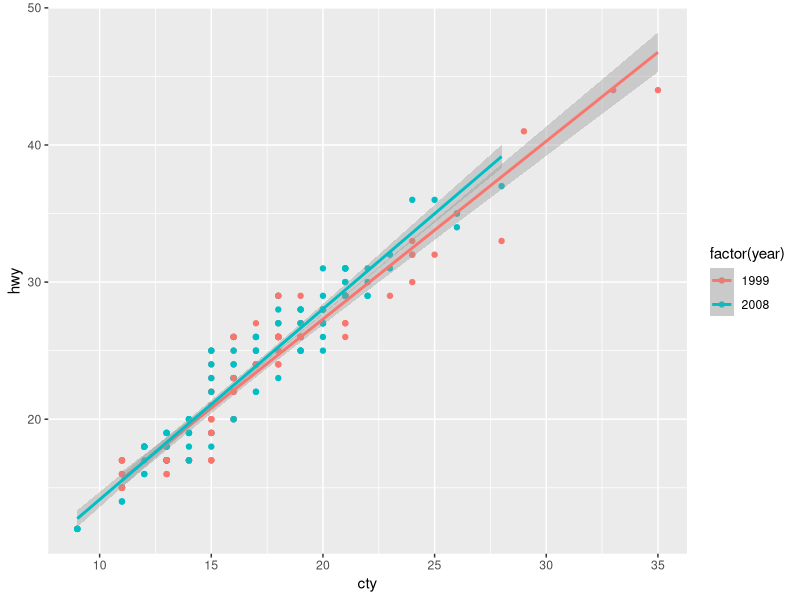
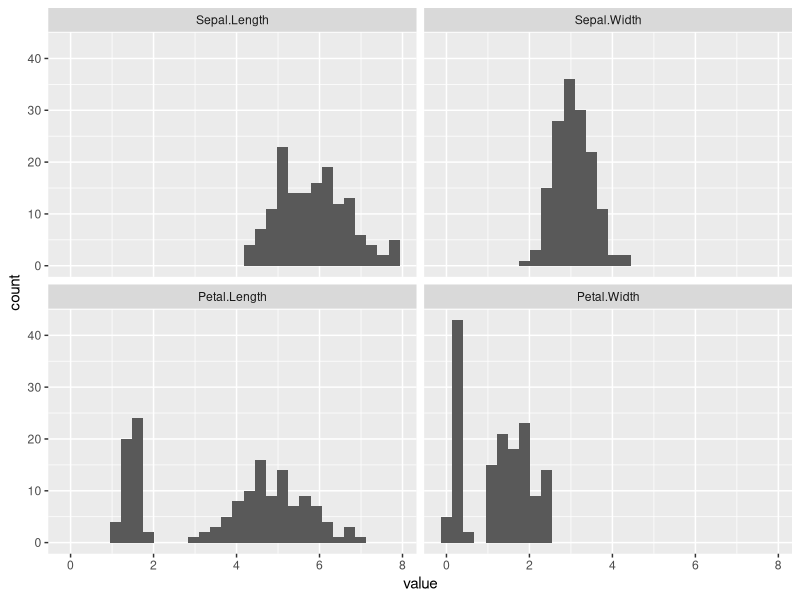
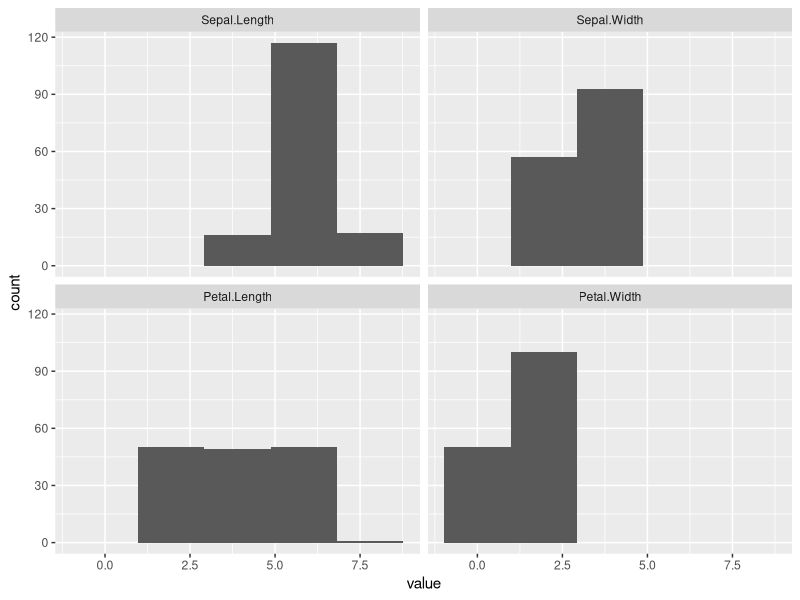
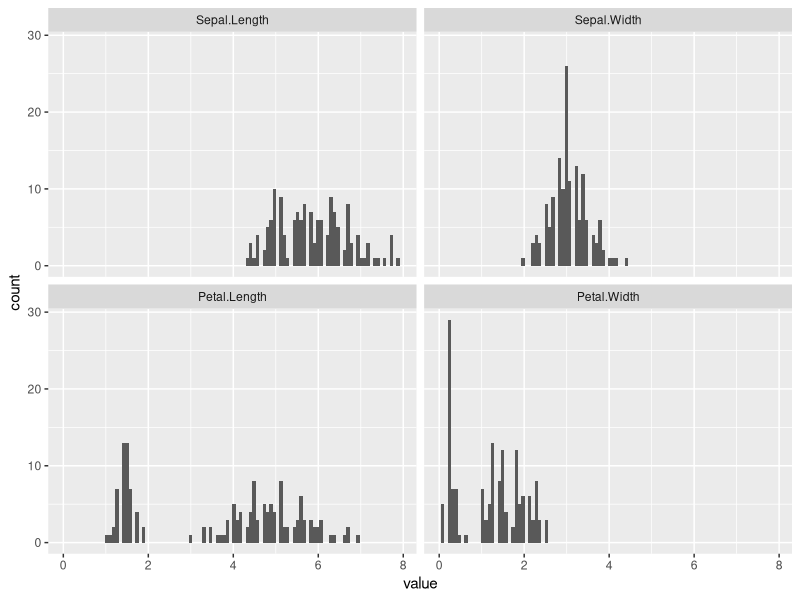
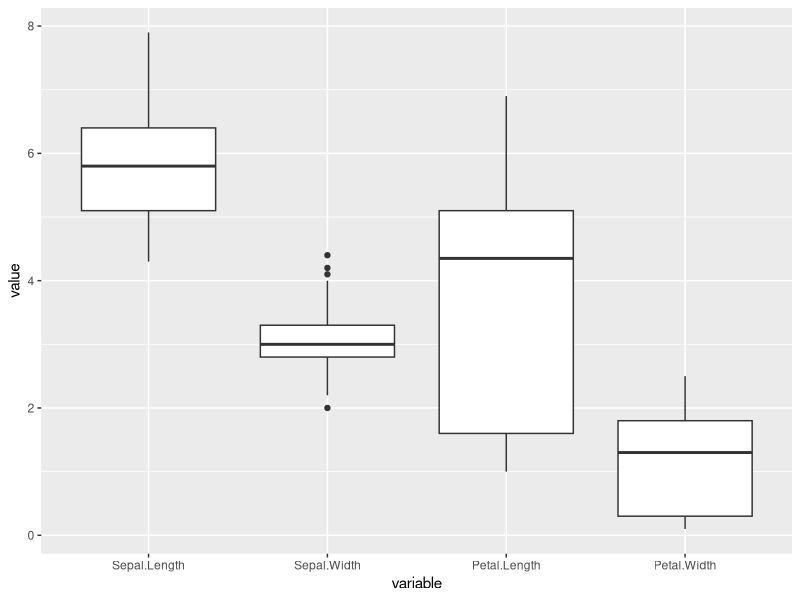
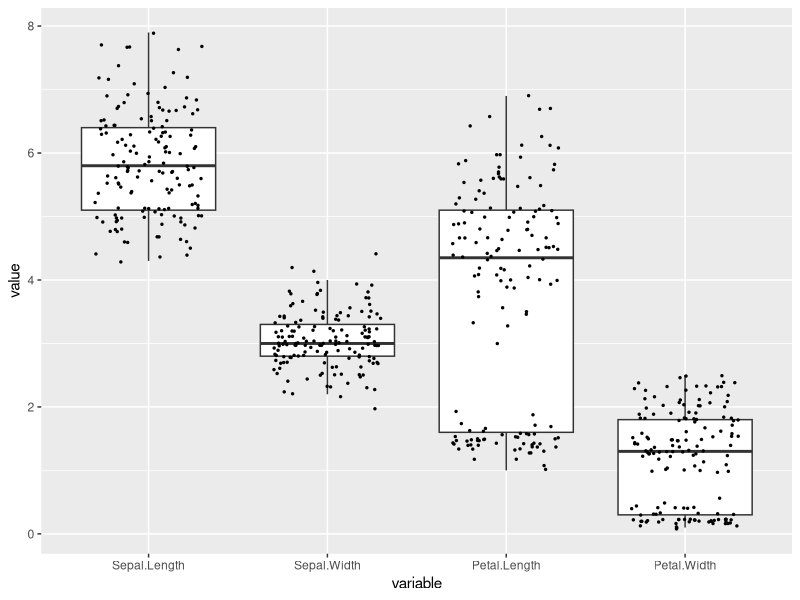
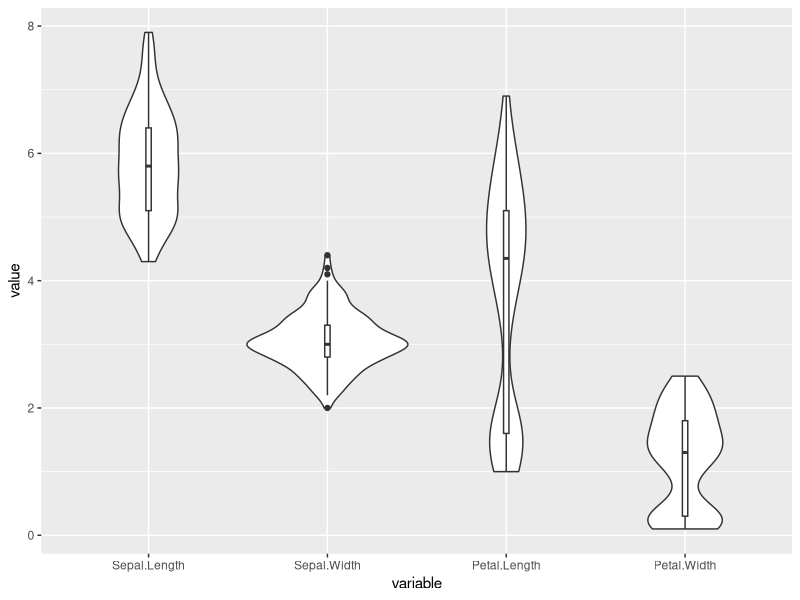
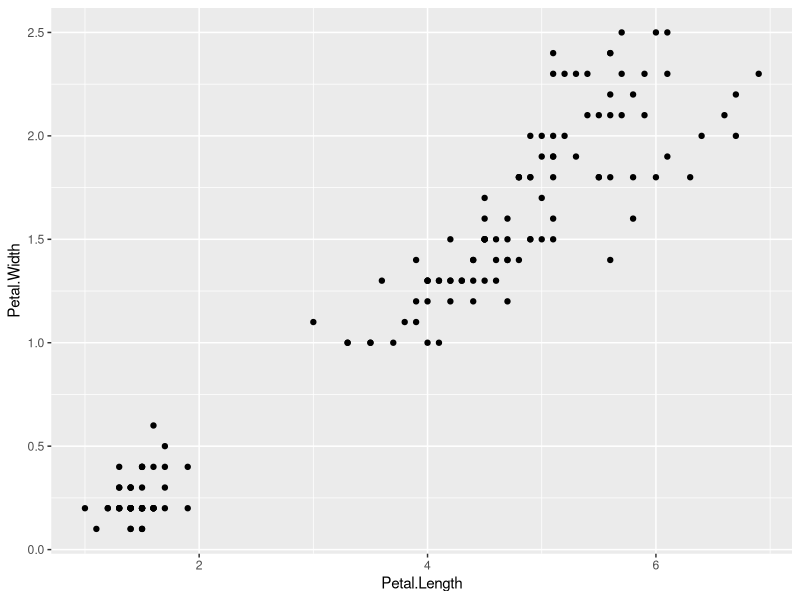

The R script that drew these images, in order: (Note: this script raises an error after producing the figures.)
library(ggplot2)
library(data.table)
library(magrittr) # Needed for %>% operator 
library(tidyr)
library(ggrepel)

#Section 1
# No coding was needed

#Section 2
data(mpg)
mpg <- as.data.table(mpg)
ggplot(mpg, aes(cty, hwy, color=factor(year))) + 
  geom_point() + geom_smooth(method="lm")

#Section 3

iris <- as.data.table(iris) 
iris

iris_melt <- melt(iris, id.var=c("Species")) 
iris_melt %>%
  ggplot(aes(value)) + geom_histogram() + facet_wrap(~variable)

## With very few bins, we cannot show the bimodal distribution correctly.
iris_melt %>% ggplot(aes(value)) + geom_histogram(bins=5) + facet_wrap(~variable)

## With too many bins, the plot looks spiky
iris_melt %>% ggplot(aes(value)) + geom_histogram(bins=100) + facet_wrap(~variable)

ggplot(iris_melt, aes(variable, value)) + geom_boxplot()

# petal distributions are bimodal, boxplot cannot visualize this property.
p <- ggplot(iris_melt, aes(variable, value)) + geom_boxplot(outlier.shape = NA)
p + geom_jitter(width = 0.3, size = .5)

ggplot(iris_melt, aes(variable, value)) +
  geom_violin() +
  geom_boxplot(width=0.03) # Overlay boxplot to visualize median and IQR.

# We see that petal length and petal width are bimodal.
# As the iris data set has 3 species, the different belong
# to the different species, so we can color the dots by Species. ggplot(iris_melt, aes(variable, value, color = Species)) +
geom_dotplot(binaxis="y", stackdir="centerwhole", dotsize=0.3)

#Section 4
ggplot(iris,aes(Petal.Length,Petal.Width)) + geom_point()

## With coloring
ggplot(iris,aes(Petal.Length,Petal.Width, color=Species)) + geom_point() +
  labs(x = "Petal Length", y = "Petal Width",
       title = "Relationship between petal length and width") +
  theme(plot.title = element_text(hjust=0.5))

# With facets
ggplot(iris,aes(Petal.Length,Petal.Width)) + geom_point() +
  facet_wrap(~Species, scales = "free")

#Section 5

medals_dt <- fread("extdata/medals.csv") 
ggplot(medals_dt, aes(population, total)) + geom_point()

# Problem:
# There are two countries with much larger populations than the rest.
# This ‘distorts’ the plot somewhat, in that a lot of the remaining points are bunched tog
# Solution: log scaling
ggplot(medals_dt, aes(population, total)) + geom_point() + 
  scale_x_log10() + scale_y_log10()

# Overlapping labels
ggplot(medals_dt, aes(population, total)) + geom_point() + scale_x_log10() + 
  scale_y_log10() 

geom_text(aes(label=code))

# Non-overlapping labels with ggrepel
library(ggrepel)

ggplot(medals_dt, aes(population, total)) + geom_point() +
  scale_x_log10() + scale_y_log10() +
  geom_text_repel(aes(label=code))

#Section 6
anscombe_reshaped <- anscombe %>%
  as.data.table %>%
  .[, ID := seq(nrow(.))] %>% melt(id.var=c("ID")) %>%
  separate(variable, c("xy", "group"), sep=1) %>% dcast(... ~ xy) %>%
  .[, group := paste0("dataset_", group)]

# Use the functions ‘mean()‘ and ‘sd()‘ and create new columns
anscombe_reshaped[, .(x_mean = mean(x), y_mean = mean(y),
                      x_sd = sd(x),
                      y_sd = sd(y)), by = "group"]

# Group by ‘group‘ and use the function ‘cor()‘
anscombe_reshaped[, .(correlation = cor(x, y)), by = "group"]

# It’s always important to plot the raw data!
# Different distributions can have the same mean and sd. 
ggplot(anscombe_reshaped, aes(x, y)) + 
  geom_point() + facet_wrap(~ group)

boxplots_dt <- fread("extdata/boxplots.csv")
melt(boxplots_dt) %>% ggplot(aes(variable, value)) + geom_boxplot()

melt(boxplots_dt) %>% ggplot(aes(variable, value)) + geom_violin()

#Section 7 

mtcars <- data.table(mtcars)
ggplot(mtcars, aes(factor(cyl), mpg)) + geom_boxplot()

## First compute median
mtcars[, medians := median(mpg), by = cyl] ## Quantiles
mtcars[, c("lq", "uq") := .(quantile(mpg, 0.25), quantile(mpg, 0.75)), by = cyl]
## Whiskers
mtcars[, IQR := 1.5 * IQR(mpg), by = cyl]
mtcars[, c("up_IQR", "down_IQR") := .(IQR + uq, lq - IQR)]
## Get the most extreme value within 1.5*IQR
mtcars[mpg < up_IQR, up_whisker := max(mpg),
       by = "cyl"] 
mtcars[mpg > down_IQR,
       down_whisker := min(mpg), by = "cyl"]
## Compute outliers
mtcars[, outlier := (mpg < down_IQR | mpg > up_IQR), by = "cyl"]

## Make the plot
ggplot(mtcars, aes(cyl, medians, ymax = uq, ymin = lq)) +
  geom_crossbar(fill = "white", width = 1.3) +
  geom_segment(aes(cyl, down_whisker, xend = cyl, yend = lq)) + 
  geom_segment(aes(cyl, uq, xend = cyl, yend = up_whisker)) +
  geom_point(data = mtcars[outlier == TRUE], aes(cyl, mpg)) + 
  labs(y = "mpg")











